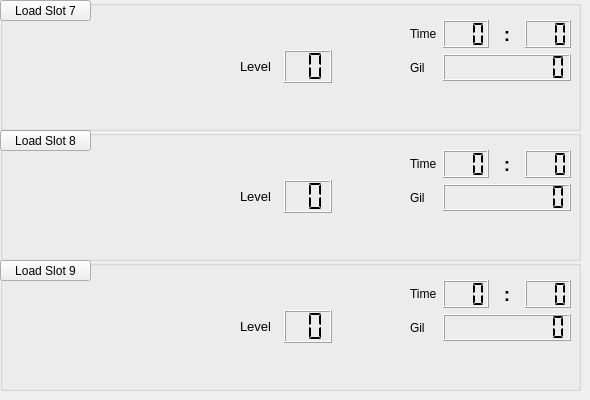
   <widget class="QWidget" name="page_3">
    <widget class="QGroupBox" name="s8_box">
     <property name="geometry">
      <rect>
       <x>0</x>
       <y>130</y>
       <width>581</width>
       <height>131</height>
      </rect>
     </property>
     <property name="title">
      <string/>
     </property>
     <widget class="QWidget" name="layoutWidget_13">
      <property name="geometry">
       <rect>
        <x>410</x>
        <y>20</y>
        <width>161</width>
        <height>61</height>
       </rect>
      </property>
      <layout class="QGridLayout" name="gridLayout_7">
       <item row="0" column="0">
        <widget class="QLabel" name="label_25">
         <property name="text">
          <string>Time</string>
         </property>
        </widget>
       </item>
       <item row="0" column="1">
        <widget class="QLCDNumber" name="s8_lcd_hr">
         <property name="numDigits">
          <number>3</number>
         </property>
         <property name="digitCount">
          <number>3</number>
         </property>
         <property name="segmentStyle">
          <enum>QLCDNumber::Flat</enum>
         </property>
        </widget>
       </item>
       <item row="0" column="2">
        <widget class="QLabel" name="label_26">
         <property name="font">
          <font>
           <pointsize>14</pointsize>
           <weight>75</weight>
           <bold>true</bold>
          </font>
         </property>
         <property name="text">
          <string>:</string>
         </property>
         <property name="alignment">
          <set>Qt::AlignCenter</set>
         </property>
        </widget>
       </item>
       <item row="0" column="3">
        <widget class="QLCDNumber" name="s8_lcd_min">
         <property name="numDigits">
          <number>3</number>
         </property>
         <property name="digitCount">
          <number>3</number>
         </property>
         <property name="segmentStyle">
          <enum>QLCDNumber::Flat</enum>
         </property>
        </widget>
       </item>
       <item row="1" column="0">
        <widget class="QLabel" name="label_27">
         <property name="text">
          <string>Gil</string>
         </property>
        </widget>
       </item>
       <item row="1" column="1" colspan="3">
        <widget class="QLCDNumber" name="s8_lcd_gil">
         <property name="numDigits">
          <number>9</number>
         </property>
         <property name="segmentStyle">
          <enum>QLCDNumber::Flat</enum>
         </property>
        </widget>
       </item>
      </layout>
     </widget>
     <widget class="QLabel" name="s8_lbl_name">
      <property name="geometry">
       <rect>
        <x>240</x>
        <y>20</y>
        <width>151</width>
        <height>21</height>
       </rect>
      </property>
      <property name="font">
       <font>
        <pointsize>10</pointsize>
       </font>
      </property>
      <property name="text">
       <string/>
      </property>
     </widget>
     <widget class="QLabel" name="s8_lbl_loc">
      <property name="geometry">
       <rect>
        <x>240</x>
        <y>90</y>
        <width>331</width>
        <height>31</height>
       </rect>
      </property>
      <property name="font">
       <font>
        <pointsize>10</pointsize>
       </font>
      </property>
      <property name="text">
       <string/>
      </property>
     </widget>
     <widget class="QWidget" name="layoutWidget_14">
      <property name="geometry">
       <rect>
        <x>10</x>
        <y>30</y>
        <width>211</width>
        <height>91</height>
       </rect>
      </property>
      <layout class="QHBoxLayout" name="horizontalLayout_7">
       <item>
        <widget class="QLabel" name="s8_party1">
         <property name="minimumSize">
          <size>
           <width>64</width>
           <height>73</height>
          </size>
         </property>
         <property name="maximumSize">
          <size>
           <width>64</width>
           <height>73</height>
          </size>
         </property>
         <property name="text">
          <string/>
         </property>
         <property name="scaledContents">
          <bool>true</bool>
         </property>
        </widget>
       </item>
       <item>
        <widget class="QLabel" name="s8_party2">
         <property name="minimumSize">
          <size>
           <width>64</width>
           <height>73</height>
          </size>
         </property>
         <property name="maximumSize">
          <size>
           <width>64</width>
           <height>73</height>
          </size>
         </property>
         <property name="text">
          <string/>
         </property>
         <property name="scaledContents">
          <bool>true</bool>
         </property>
        </widget>
       </item>
       <item>
        <widget class="QLabel" name="s8_party3">
         <property name="minimumSize">
          <size>
           <width>64</width>
           <height>73</height>
          </size>
         </property>
         <property name="maximumSize">
          <size>
           <width>64</width>
           <height>73</height>
          </size>
         </property>
         <property name="text">
          <string/>
         </property>
         <property name="scaledContents">
          <bool>true</bool>
         </property>
        </widget>
       </item>
      </layout>
     </widget>
     <widget class="QPushButton" name="btn_s8">
      <property name="geometry">
       <rect>
        <x>0</x>
        <y>0</y>
        <width>91</width>
        <height>21</height>
       </rect>
      </property>
      <property name="text">
       <string>Load Slot 8</string>
      </property>
     </widget>
     <widget class="QWidget" name="layoutWidget">
      <property name="geometry">
       <rect>
        <x>240</x>
        <y>50</y>
        <width>92</width>
        <height>33</height>
       </rect>
      </property>
      <layout class="QHBoxLayout" name="horizontalLayout_26">
       <item>
        <widget class="QLabel" name="label_28">
         <property name="font">
          <font>
           <pointsize>10</pointsize>
          </font>
         </property>
         <property name="text">
          <string>Level</string>
         </property>
        </widget>
       </item>
       <item>
        <widget class="QLCDNumber" name="s8_lcd_lvl">
         <property name="minimumSize">
          <size>
           <width>48</width>
           <height>31</height>
          </size>
         </property>
         <property name="smallDecimalPoint">
          <bool>false</bool>
         </property>
         <property name="numDigits">
          <number>2</number>
         </property>
         <property name="segmentStyle">
          <enum>QLCDNumber::Flat</enum>
         </property>
        </widget>
       </item>
      </layout>
     </widget>
    </widget>
    <widget class="QGroupBox" name="s9_box">
     <property name="geometry">
      <rect>
       <x>0</x>
       <y>260</y>
       <width>581</width>
       <height>131</height>
      </rect>
     </property>
     <property name="title">
      <string/>
     </property>
     <widget class="QWidget" name="layoutWidget_15">
      <property name="geometry">
       <rect>
        <x>410</x>
        <y>20</y>
        <width>161</width>
        <height>61</height>
       </rect>
      </property>
      <layout class="QGridLayout" name="gridLayout_8">
       <item row="0" column="0">
        <widget class="QLabel" name="label_29">
         <property name="text">
          <string>Time</string>
         </property>
        </widget>
       </item>
       <item row="0" column="1">
        <widget class="QLCDNumber" name="s9_lcd_hr">
         <property name="numDigits">
          <number>3</number>
         </property>
         <property name="digitCount">
          <number>3</number>
         </property>
         <property name="segmentStyle">
          <enum>QLCDNumber::Flat</enum>
         </property>
        </widget>
       </item>
       <item row="0" column="2">
        <widget class="QLabel" name="label_30">
         <property name="font">
          <font>
           <pointsize>14</pointsize>
           <weight>75</weight>
           <bold>true</bold>
          </font>
         </property>
         <property name="text">
          <string>:</string>
         </property>
         <property name="alignment">
          <set>Qt::AlignCenter</set>
         </property>
        </widget>
       </item>
       <item row="0" column="3">
        <widget class="QLCDNumber" name="s9_lcd_min">
         <property name="numDigits">
          <number>3</number>
         </property>
         <property name="digitCount">
          <number>3</number>
         </property>
         <property name="segmentStyle">
          <enum>QLCDNumber::Flat</enum>
         </property>
        </widget>
       </item>
       <item row="1" column="0">
        <widget class="QLabel" name="label_31">
         <property name="text">
          <string>Gil</string>
         </property>
        </widget>
       </item>
       <item row="1" column="1" colspan="3">
        <widget class="QLCDNumber" name="s9_lcd_gil">
         <property name="numDigits">
          <number>9</number>
         </property>
         <property name="segmentStyle">
          <enum>QLCDNumber::Flat</enum>
         </property>
        </widget>
       </item>
      </layout>
     </widget>
     <widget class="QLabel" name="s9_lbl_name">
      <property name="geometry">
       <rect>
        <x>240</x>
        <y>20</y>
        <width>151</width>
        <height>21</height>
       </rect>
      </property>
      <property name="font">
       <font>
        <pointsize>10</pointsize>
       </font>
      </property>
      <property name="text">
       <string/>
      </property>
     </widget>
     <widget class="QLabel" name="s9_lbl_loc">
      <property name="geometry">
       <rect>
        <x>240</x>
        <y>90</y>
        <width>331</width>
        <height>31</height>
       </rect>
      </property>
      <property name="font">
       <font>
        <pointsize>10</pointsize>
       </font>
      </property>
      <property name="text">
       <string/>
      </property>
     </widget>
     <widget class="QWidget" name="layoutWidget_16">
      <property name="geometry">
       <rect>
        <x>10</x>
        <y>30</y>
        <width>211</width>
        <height>91</height>
       </rect>
      </property>
      <layout class="QHBoxLayout" name="horizontalLayout_8">
       <item>
        <widget class="QLabel" name="s9_party1">
         <property name="minimumSize">
          <size>
           <width>64</width>
           <height>73</height>
          </size>
         </property>
         <property name="maximumSize">
          <size>
           <width>64</width>
           <height>73</height>
          </size>
         </property>
         <property name="text">
          <string/>
         </property>
         <property name="scaledContents">
          <bool>true</bool>
         </property>
        </widget>
       </item>
       <item>
        <widget class="QLabel" name="s9_party2">
         <property name="minimumSize">
          <size>
           <width>64</width>
           <height>73</height>
          </size>
         </property>
         <property name="maximumSize">
          <size>
           <width>64</width>
           <height>73</height>
          </size>
         </property>
         <property name="text">
          <string/>
         </property>
         <property name="scaledContents">
          <bool>true</bool>
         </property>
        </widget>
       </item>
       <item>
        <widget class="QLabel" name="s9_party3">
         <property name="minimumSize">
          <size>
           <width>64</width>
           <height>73</height>
          </size>
         </property>
         <property name="maximumSize">
          <size>
           <width>64</width>
           <height>73</height>
          </size>
         </property>
         <property name="text">
          <string/>
         </property>
         <property name="scaledContents">
          <bool>true</bool>
         </property>
        </widget>
       </item>
      </layout>
     </widget>
     <widget class="QPushButton" name="btn_s9">
      <property name="geometry">
       <rect>
        <x>0</x>
        <y>0</y>
        <width>91</width>
        <height>21</height>
       </rect>
      </property>
      <property name="text">
       <string>Load Slot 9</string>
      </property>
     </widget>
     <widget class="QWidget" name="layoutWidget">
      <property name="geometry">
       <rect>
        <x>240</x>
        <y>50</y>
        <width>92</width>
        <height>33</height>
       </rect>
      </property>
      <layout class="QHBoxLayout" name="horizontalLayout_27">
       <item>
        <widget class="QLabel" name="label_32">
         <property name="font">
          <font>
           <pointsize>10</pointsize>
          </font>
         </property>
         <property name="text">
          <string>Level</string>
         </property>
        </widget>
       </item>
       <item>
        <widget class="QLCDNumber" name="s9_lcd_lvl">
         <property name="minimumSize">
          <size>
           <width>48</width>
           <height>31</height>
          </size>
         </property>
         <property name="smallDecimalPoint">
          <bool>false</bool>
         </property>
         <property name="numDigits">
          <number>2</number>
         </property>
         <property name="segmentStyle">
          <enum>QLCDNumber::Flat</enum>
         </property>
        </widget>
       </item>
      </layout>
     </widget>
    </widget>
    <widget class="QGroupBox" name="s7_box">
     <property name="geometry">
      <rect>
       <x>0</x>
       <y>0</y>
       <width>581</width>
       <height>131</height>
      </rect>
     </property>
     <property name="title">
      <string/>
     </property>
     <widget class="QWidget" name="layoutWidget_17">
      <property name="geometry">
       <rect>
        <x>410</x>
        <y>20</y>
        <width>161</width>
        <height>61</height>
       </rect>
      </property>
      <layout class="QGridLayout" name="gridLayout_9">
       <item row="0" column="0">
        <widget class="QLabel" name="label_33">
         <property name="text">
          <string>Time</string>
         </property>
        </widget>
       </item>
       <item row="0" column="1">
        <widget class="QLCDNumber" name="s7_lcd_hr">
         <property name="numDigits">
          <number>3</number>
         </property>
         <property name="digitCount">
          <number>3</number>
         </property>
         <property name="segmentStyle">
          <enum>QLCDNumber::Flat</enum>
         </property>
        </widget>
       </item>
       <item row="0" column="2">
        <widget class="QLabel" name="label_34">
         <property name="font">
          <font>
           <pointsize>14</pointsize>
           <weight>75</weight>
           <bold>true</bold>
          </font>
         </property>
         <property name="text">
          <string>:</string>
         </property>
         <property name="alignment">
          <set>Qt::AlignCenter</set>
         </property>
        </widget>
       </item>
       <item row="0" column="3">
        <widget class="QLCDNumber" name="s7_lcd_min">
         <property name="numDigits">
          <number>3</number>
         </property>
         <property name="digitCount">
          <number>3</number>
         </property>
         <property name="segmentStyle">
          <enum>QLCDNumber::Flat</enum>
         </property>
        </widget>
       </item>
       <item row="1" column="0">
        <widget class="QLabel" name="label_35">
         <property name="text">
          <string>Gil</string>
         </property>
        </widget>
       </item>
       <item row="1" column="1" colspan="3">
        <widget class="QLCDNumber" name="s7_lcd_gil">
         <property name="numDigits">
          <number>9</number>
         </property>
         <property name="segmentStyle">
          <enum>QLCDNumber::Flat</enum>
         </property>
        </widget>
       </item>
      </layout>
     </widget>
     <widget class="QLabel" name="s7_lbl_name">
      <property name="geometry">
       <rect>
        <x>240</x>
        <y>20</y>
        <width>151</width>
        <height>21</height>
       </rect>
      </property>
      <property name="font">
       <font>
        <pointsize>10</pointsize>
       </font>
      </property>
      <property name="text">
       <string/>
      </property>
     </widget>
     <widget class="QLabel" name="s7_lbl_loc">
      <property name="geometry">
       <rect>
        <x>240</x>
        <y>90</y>
        <width>331</width>
        <height>31</height>
       </rect>
      </property>
      <property name="font">
       <font>
        <pointsize>10</pointsize>
       </font>
      </property>
      <property name="text">
       <string/>
      </property>
     </widget>
     <widget class="QWidget" name="layoutWidget_18">
      <property name="geometry">
       <rect>
        <x>10</x>
        <y>30</y>
        <width>211</width>
        <height>91</height>
       </rect>
      </property>
      <layout class="QHBoxLayout" name="horizontalLayout_9">
       <item>
        <widget class="QLabel" name="s7_party1">
         <property name="minimumSize">
          <size>
           <width>64</width>
           <height>73</height>
          </size>
         </property>
         <property name="maximumSize">
          <size>
           <width>64</width>
           <height>73</height>
          </size>
         </property>
         <property name="text">
          <string/>
         </property>
         <property name="scaledContents">
          <bool>true</bool>
         </property>
        </widget>
       </item>
       <item>
        <widget class="QLabel" name="s7_party2">
         <property name="minimumSize">
          <size>
           <width>64</width>
           <height>73</height>
          </size>
         </property>
         <property name="maximumSize">
          <size>
           <width>64</width>
           <height>73</height>
          </size>
         </property>
         <property name="text">
          <string/>
         </property>
         <property name="scaledContents">
          <bool>true</bool>
         </property>
        </widget>
       </item>
       <item>
        <widget class="QLabel" name="s7_party3">
         <property name="minimumSize">
          <size>
           <width>64</width>
           <height>73</height>
          </size>
         </property>
         <property name="maximumSize">
          <size>
           <width>64</width>
           <height>73</height>
          </size>
         </property>
         <property name="text">
          <string/>
         </property>
         <property name="scaledContents">
          <bool>true</bool>
         </property>
        </widget>
       </item>
      </layout>
     </widget>
     <widget class="QPushButton" name="btn_s7">
      <property name="geometry">
       <rect>
        <x>0</x>
        <y>0</y>
        <width>91</width>
        <height>21</height>
       </rect>
      </property>
      <property name="text">
       <string>Load Slot 7</string>
      </property>
     </widget>
     <widget class="QWidget" name="layoutWidget">
      <property name="geometry">
       <rect>
        <x>240</x>
        <y>50</y>
        <width>92</width>
        <height>33</height>
       </rect>
      </property>
      <layout class="QHBoxLayout" name="horizontalLayout_25">
       <item>
        <widget class="QLabel" name="label_36">
         <property name="font">
          <font>
           <pointsize>10</pointsize>
          </font>
         </property>
         <property name="text">
          <string>Level</string>
         </property>
        </widget>
       </item>
       <item>
        <widget class="QLCDNumber" name="s7_lcd_lvl">
         <property name="minimumSize">
          <size>
           <width>48</width>
           <height>31</height>
          </size>
         </property>
         <property name="smallDecimalPoint">
          <bool>false</bool>
         </property>
         <property name="numDigits">
          <number>2</number>
         </property>
         <property name="segmentStyle">
          <enum>QLCDNumber::Flat</enum>
         </property>
        </widget>
       </item>
      </layout>
     </widget>
    </widget>
   </widget>
